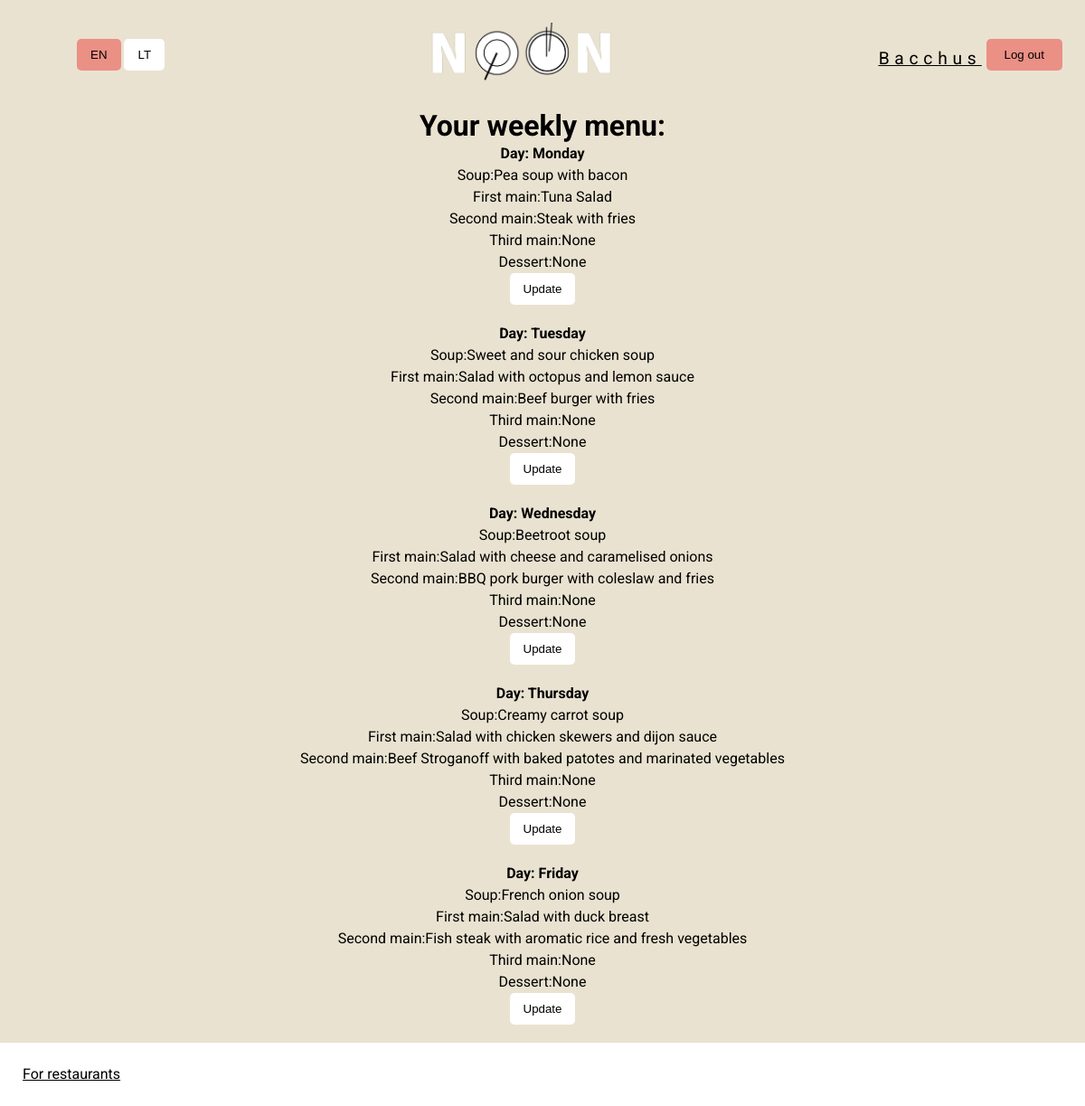
The page /noon/administration/ (signed in) on the database its author committed.
### noon/models.py (models this page shows, shortened)
class RestaurantWeeklyMenu(models.Model):
    restaurant = models.ForeignKey(Restaurant, verbose_name='Restaurant', on_delete=models.SET_NULL, null=True, related_name='restaurant')
    soup = models.CharField('Soup', max_length=200, blank=True, null=True)
    first_main = models.CharField('First Main', max_length=200, blank=True, default = 'main')
    second_main = models.CharField('Second Main', max_length=200, blank=True, null=True)
    third_main = models.CharField('Third Main', max_length=200, blank=True, null=True)
    dessert = models.CharField('Dessert', max_length=200, blank=True, null=True)
    visitor = models.ForeignKey(User, on_delete=models.SET_NULL, null=True, blank=True)
    WEEK_DAYS = (
        ('1', 'Monday'),
        ('2', 'Tuesday'),
        ('3', 'Wednesday'),
        ('4', 'Thursday'),
        ('5', 'Friday'),
    )
    weekday = models.CharField(
        max_length=1,
        choices=WEEK_DAYS,
        blank=True,
        default='1',
        help_text='Weekday',
            )

### noon/views.py (the view)
# urls.py: path('administration/', views.RestaurantByUserListView.as_view(), name='administration'),
class RestaurantByUserListView(LoginRequiredMixin, generic.ListView):
    model = RestaurantWeeklyMenu
    template_name = 'administration.html'
    context_object_name = 'menus'
    def get_queryset(self):
        return RestaurantWeeklyMenu.objects.filter(visitor=self.request.user)

### noon/templates/administration.html (shortened to what this page needs)
{% extends "base.html" %}
{% block content %}
 <div class="weekly_menu">
    <h1>Your weekly menu:</h1>
    {% if menus %}
    <ul>
       {% for menu in menus %}
        <li >
        <h4>Day: {{menu.get_weekday_display}}</h4>
      </li>
      <li >
        <p>Soup:{{menu.soup}}</p>
      </li>
      <li >
        <p>First main:{{menu.first_main}}</p>
      </li>
      <li >
        <p>Second main:{{menu.second_main}}</p>
      </li>
      <li >
        <p>Third main:{{menu.third_main}}</p>
      </li>
       <li >
        <p>Dessert:{{menu.dessert}}</p>
      </li>
        <a href="{% url 'administration_form' menu.id %}"><button class="update">Update</button></a>
      {% endfor %}
    </ul>
    {% else %}
      <p>No menu update available</p>
    {% endif %}
</div>
{% endblock %}

### noon/templates/base.html (shortened to what this page needs)
<!DOCTYPE html>
<html lang="en">
<head>
    <link rel="stylesheet" href="https://cdnjs.cloudflare.com/ajax/libs/font-awesome/4.7.0/css/font-awesome.min.css">
    <link rel="stylesheet" href="https://unpkg.com/swiper@8/swiper-bundle.min.css" />
    {% load static %}
    <link rel="stylesheet" href="{% static 'css/style.css' %}">
</head>
<body>
    <nav class="top_menu">
        <div class="language">
            <button class="english">EN</button>
            <button class="lithuanian" >LT</button>
        </div>
        <a href="/"><img src="/static/img/logo.png" height="70" width="220"/></a>
        {% if user.is_authenticated %}
            <div class="loggedin">
                <a href="{% url 'user_login'%}?next=/noon" style="text-decoration: underline; color: black";><p>{{ user.get_username }}</p></a>
                <a href="{% url 'logout'%}?next=/noon"><button class="login">Log out</button></a>
            </div>
            {% else %}
            <div class="signbuttons">
                <a href="{% url 'login'%}"><button class="login">Log in</button></a>
                <a href="{% url 'register'%}"><button class="signup">Sign Up</button></a>
            </div>
        {% endif %}
    </nav>
    {% block content %}
    {% endblock %}
    <div class="footer">
        <a href="{% url 'login'%}">For restaurants</a>
    </div>
</body>
</html>

### noon/static/css/style.css (style rules this page uses)
* { margin: 0; padding: 0; }
body { background: rgb(233, 226, 208); font-family: 'Roboto'; }
.top_menu { margin: 25px; display: flex; justify-content: center; align-items: center; justify-content: space-between; }
.login { background: rgb(234, 144, 133); padding: 10px 20px; }
.top_menu a { display: flex; justify-content:center; margin-left: 0; padding: 0px 0px 0px 5px; }
.english { background: rgb(234, 144, 133); }
button { padding: 10px 15px; background: rgb(255, 255, 255); border: 0; border-radius: 5px; align-items: center; cursor: pointer; text-decoration: none; }
.loggedin a { text-decoration: none; }
.loggedin p { margin: 10px 0px 0px 0px; font-size: 1.2em; font-style: Regular; font-weight: 400; letter-spacing: 0.3em; text-decoration: underline; color: black; }
.loggedin { display: flex; }
.language { padding-left: 60px; }
@media (min-width: 450px) { .footer { height: 70px; width: 100%; background: white; display: flex; justify-content: left; } }
@media (min-width: 450px) { .footer a { color: black; margin-top: 25px; margin-left: 25px; } }
@media (min-width: 450px) { .weekly_menu { display: flex; flex-direction: column; justify-content: center; align-items: center; } }
@media (min-width: 450px) { .weekly_menu ul { display: flex; flex-direction: column; justify-content: center; align-items: center; line-height:1.5em; list-style: none } }
@media (min-width: 450px) { .weekly_menu a { padding-bottom:20px; } }

### rows shown on the page
RestaurantWeeklyMenu: weekday "Monday", soup "Pea soup with bacon", first_main "Tuna Salad", second_main "Steak with fries", third_main "None", dessert "None"
RestaurantWeeklyMenu: weekday "Tuesday", soup "Sweet and sour chicken soup", first_main "Salad with octopus and lemon sauce", second_main "Beef burger with fries", third_main "None", dessert "None"
RestaurantWeeklyMenu: weekday "Wednesday", soup "Beetroot soup", first_main "Salad with cheese and caramelised onions", second_main "BBQ pork burger with coleslaw and fries", third_main "None", dessert "None"
RestaurantWeeklyMenu: weekday "Thursday", soup "Creamy carrot soup", first_main "Salad with chicken skewers and dijon sauce", second_main "Beef Stroganoff with baked patotes and marinated vegetables", third_main "None", dessert "None"
RestaurantWeeklyMenu: weekday "Friday", soup "French onion soup", first_main "Salad with duck breast", second_main "Fish steak with aromatic rice and fresh vegetables", third_main "None", dessert "None"

### other values the page prints
{{ user.get_username }} "Bacchus"
